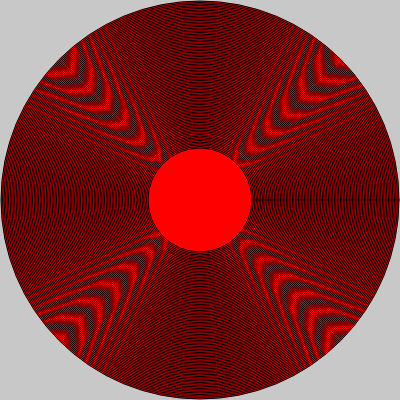
Frame 1 (no input)
Frame 60 (no input): identical to frame 1, image omitted
Frame 120 (the mouse pressed at the canvas centre since frame 60): identical to frame 1, image omitted

The p5.js sketch that drew this single still picture (run headless with seeded random() and noise() and a simulated clock; from frame 60 on, the mouse is pressed at the canvas centre):

// p5.js sketch
// ── sketch.js

var xPos = 200;
var yPos = 200;


function setup() {
  createCanvas(400, 400);
  //console.log("circleSize;"+circleSize);

}

function draw() {
  background(200);


  var redColor = 255;
  fill(redColor, 0, 0);

  for (var i = 0; i < 100; i ++){
    sizeOfCircle -= 2;
    fill(redColor, 0, 0);
    ellipse(xPos, yPos, sizeOfCircle, sizeOfCircle);
    var sizeOfCircle = width - i * 3;

  }
  /*
  for (var sizeOfCircle =100; sizeOfCircle > 0; sizeOfCircle = sizeOfCircle - 10){
    sizeOfCircle -= 20;
    fill(redColor, 0, 0);
    ellipse(xPos, yPos, sizeOfCircle, sizeOfCircle);

  }
*/

}
